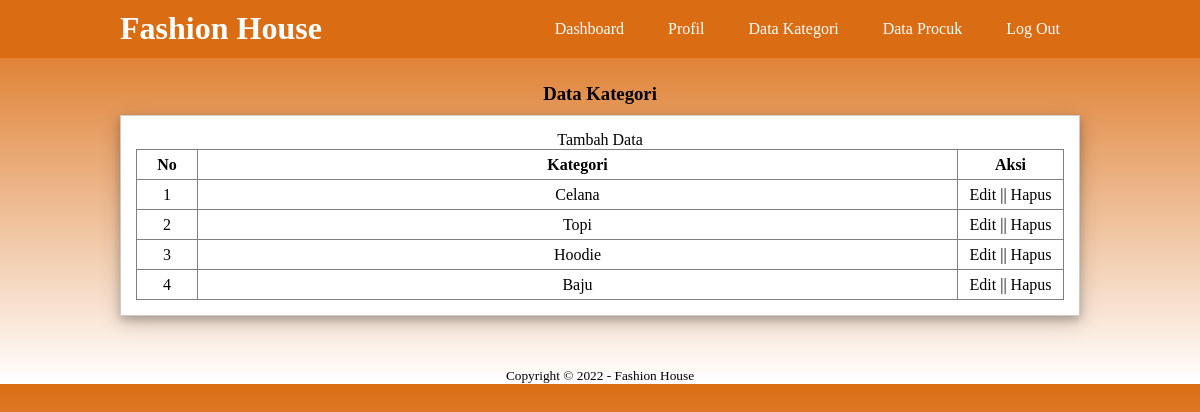
/data-kategori.php (signed in), run on the app's committed database.
### tables this page shows
CREATE TABLE `category` (
  `category_id` int(5) NOT NULL,
  `category_name` varchar(25) NOT NULL
);

### data-kategori.php (the view, shortened to what this page needs)
<?php
    include 'db.php';
?>
<!DOCTYPE html>
<html lang="en">
<head>
    <link rel="stylesheet" href="css/style.css" type="text/css">
</head>
<body>
    <header>
    <div class="container">
        <h1><a href="dashboard.php">Fashion House</a></h1>
        <ul>
            <li><a href="dashboard.php">Dashboard</a></li>
            <li><a href="profil.php">Profil</a></li>
            <li><a href="data-kategori.php">Data Kategori</a></li>
            <li><a href="data-produk.php">Data Procuk</a></li>
            <li><a href="index.php">Log Out</a></li>
        </ul>
    </div>
    </header>
    <div class="section">
        <div class="container">
            <h3>Data Kategori</h3>
            <div class="box">
                <p><a href="tambah-kategori.php">Tambah Data</a></p>
                <table border="1" cellspacing="0" class="table">
                    <thead>
                        <tr>
                            <th width="60px">No</th>
                            <th>Kategori</th>
                            <th width="105px">Aksi</th>
                        </tr>
                    </thead>
                    <tbody>
                        <?php
                        $no = 1;
                            $kategori = mysqli_query($conn, "SELECT * FROM category ORDER BY category_id DESC");
                            if(mysqli_num_rows($kategori) > 0){
                            while($row = mysqli_fetch_array($kategori)){
                        ?>
                        <tr>
                            <td><?php echo $no++ ?></td>
                            <td><?php echo $row['category_name']?> </td>
                            <td>
                                <a href="edit-kategori.php?id=<?php echo $row['category_id'] ?>">Edit || <a href="proses-hapus.php?idk=<?php echo $row['category_id'] ?>">Hapus</a></a>
                            </td>
                        </tr>
                        <?php }} else{ ?>
                            <tr>
                                <td colspan="8">Tidak Ada Data</td>
                            </tr>
                        <?php } ?>
                    </tbody>
                </table>
            </div>
        </div>
    </div>
    <footer>
        <div class="container">
            <small>Copyright &copy; 2022 - Fashion House</small>
        </div>
    </footer>
</body>
</html>

### css/style.css (style rules this page uses)
* { padding: 0; margin: 0; font-family: 'Quicksand'sans-serif; }
body { background-image: linear-gradient(#da6d14, #ffffff); }
a { color: inherit; text-decoration: none; }
header { background-color: #da6d14; color: #fff; }
header h1 { float: left; padding: 10px 0; }
header ul { float: right; }
header ul li { display: inline-block; }
header ul li a { padding: 20px; display: inline-block; }
.container { width: 80%; margin: 0 auto; text-align: center; }
.container:after { content: ''; display: block; clear: both; }
.section { padding: 25px 0; }
.box { background-color: #fff; border: 1px solid #ccc; padding: 15px; box-sizing: border-box; margin: 10px 0 25px 0; box-shadow: 0 4px 8px 0 rgba(0, 0, 0, 0.2), 0 6px 20px 0 rgba(0, 0, 0, 0.19); }
.box::after { content: ''; display: block; clear: both; }
.table { width: 100%; border-collapse: collapse; }
.table tr { height: 30px; }
.table tr td { padding: 5px 10px; }

### data on the page
category: category_name "Celana"
category: category_name "Topi"
category: category_name "Hoodie"
category: category_name "Baju"
